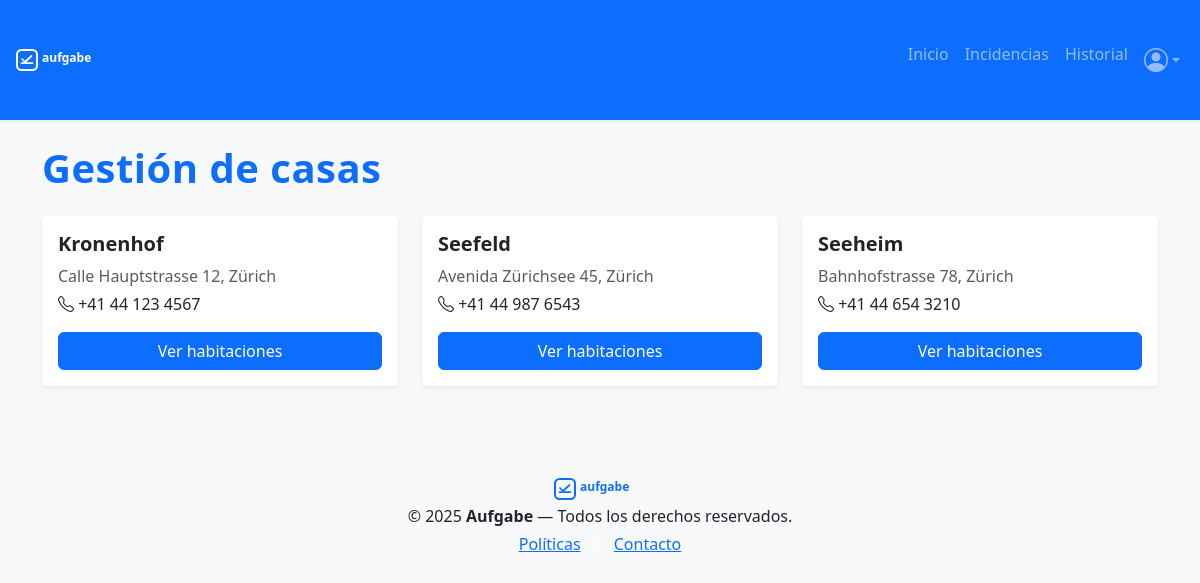
The app's page /views/casas.php (signed in) with its own data.
### tables this page shows
CREATE TABLE casas (
    id_casa INT AUTO_INCREMENT PRIMARY KEY,
    nombre VARCHAR(100) NOT NULL,
    direccion VARCHAR(255),
    telefono VARCHAR(20)
);

### views/casas.php (the view, shortened to what this page needs)
<?php
include_once '../includes/header.php';
$database = new Database();
$db = $database->conectar();
$queryCasas = $db->query("SELECT * FROM casas");
$casas = $queryCasas->fetchAll(PDO::FETCH_ASSOC);
?>
<link rel="stylesheet" href="../assets/css/casas.css">
<div class="container py-4">
    <h1 class="fw-bold text-primary mb-4">Gestión de casas</h1>
    <div class="row g-4 mb-5">
        <?php foreach ($casas as $casa): ?>
            <div class="col-md-4">
                <div class="card shadow-sm border-0 h-100">
                    <div class="card-body">
                        <h5 class="fw-bold"><?= htmlspecialchars($casa['nombre']) ?></h5>
                        <p class="text-muted mb-1"><?= htmlspecialchars($casa['direccion']) ?></p>
                        <p class="mb-3"><i class="bi bi-telephone"></i> <?= htmlspecialchars($casa['telefono']) ?></p>
                        <a href="casas.php?id_casa=<?= $casa['id_casa'] ?>" class="btn btn-primary w-100">
                            Ver habitaciones
                        </a>
                    </div>
                </div>
            </div>
        <?php endforeach; ?>
    </div>
</div>
<?php include_once '../includes/footer.php'; ?>

### assets/css/casas.css (style rules this page uses)
h1, h3 { letter-spacing: 0.5px; }

### records on screen
casas: nombre "Kronenhof", direccion "Calle Hauptstrasse 12, Zürich", telefono "+41 44 123 4567"
casas: nombre "Seefeld", direccion "Avenida Zürichsee 45, Zürich", telefono "+41 44 987 6543"
casas: nombre "Seeheim", direccion "Bahnhofstrasse 78, Zürich", telefono "+41 44 654 3210"
